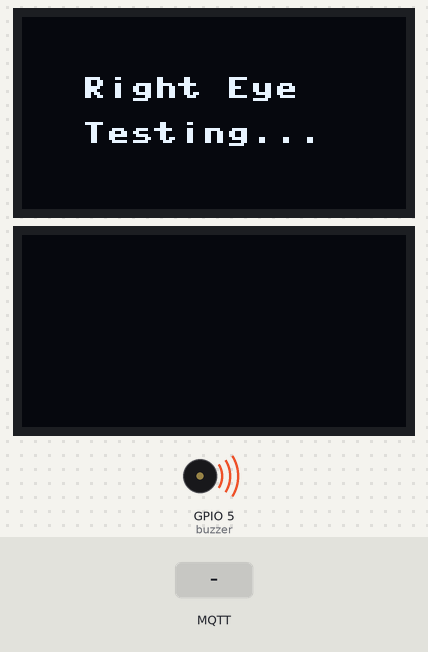
The program below on a simulated ESP32 board running MicroPython. On the bench: 2 × 128×64 one-colour display, buzzer (waves = sounding). Inputs (shaded band) come from the test bench. WiFi joins after 1.5 s; no MQTT or app messages arrive unless stated; threads take turns every 2 ms; library files of the repository ran but are not shown: ssd1306.py; what the program prints to the serial console is not drawn.

Above: at 1.9 s.
At 7.0 s:
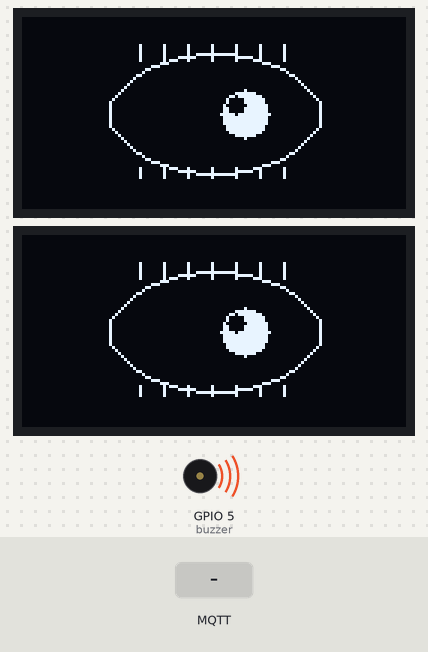
7.1 s: MQTT message "mover" arrives on the first subscribed topic
At 7.65 s:
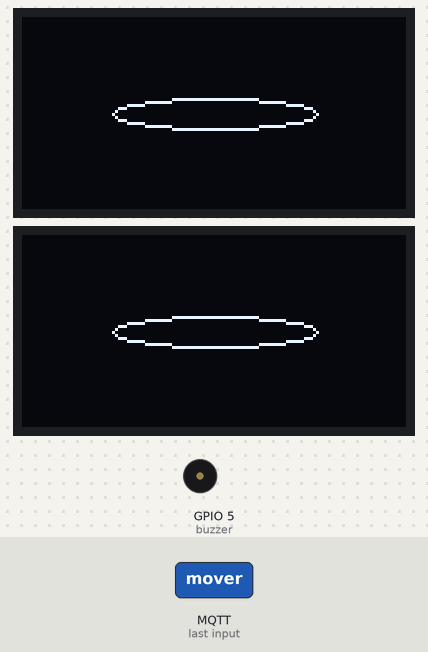
10.0 s: MQTT message "reset" arrives on the first subscribed topic
11.7 s: MQTT message "siguiente" arrives on the first subscribed topic
Timing chart, 0 to 19.7 s (numbered marks = the images above; inputs shaded):
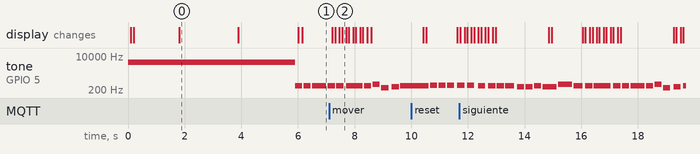

The program:

main.py
```python
import network
from umqtt.simple import MQTTClient
from machine import Pin, PWM, SoftI2C
from ssd1306 import SSD1306_I2C
from time import sleep
from songs import play_current_song, next_song
from eye import draw_both_eyes, blink
import _thread

# Propiedades para conectar a un cliente MQTT
MQTT_BROKER = "broker.emqx.io"
MQTT_USER = ""
MQTT_PASSWORD = ""
MQTT_CLIENT_ID = ""  # Cambia esto a un ID único para tu cliente MQTT
MQTT_TOPIC_MUSIC = "zarm/musica"  # Tópico para control de música
MQTT_TOPIC_SERVO = "zarm/servo"  # Tópico para control del servo
MQTT_PORT = 1883

# Inicializar I2C y OLED displays con SoftI2C para ambos displays
# Primer OLED display (ojo izquierdo)
i2c1 = SoftI2C(scl=Pin(22), sda=Pin(21), freq=100000)
oled1 = SSD1306_I2C(128, 64, i2c1)

# Segundo OLED display (ojo derecho)
i2c2 = SoftI2C(scl=Pin(19), sda=Pin(18), freq=100000)
oled2 = SSD1306_I2C(128, 64, i2c2)

# Configurar el servo en el pin 15
servo = PWM(Pin(15), freq=50)  # Frecuencia de 50Hz para servos

def mover_servo(angulo):
    """Convierte el ángulo a un valor de ciclo de trabajo (duty) adecuado para el servo"""
    if 0 <= angulo <= 180:
        # Mapeo del ángulo (0-180) al rango de duty (40-115)
        duty = int(40 + (angulo / 180) * 75)  # Mapea de 0-180 a 40-115
        servo.duty(duty)
        print(f"Servo movido a {angulo} grados.")
    else:
        print("Ángulo fuera de rango. Debe estar entre 0 y 180.")

def mover_servo_lento(angulo, velocidad=5):
    """Mueve el servo al ángulo deseado lentamente con la velocidad especificada."""
    if 0 <= angulo <= 180:
        # Obtener el ángulo actual del servo
        angulo_actual = servo.duty() - 40
        angulo_actual = int((angulo_actual / 75) * 180)

        if angulo_actual < angulo:
            for a in range(angulo_actual, angulo + 1, velocidad):
                duty = int(40 + (a / 180) * 75)
                servo.duty(duty)
                sleep(0.02)  # Ajustar el tiempo de espera según la suavidad deseada
        else:
            for a in range(angulo_actual, angulo - 1, -velocidad):
                duty = int(40 + (a / 180) * 75)
                servo.duty(duty)
                sleep(0.02)  # Ajustar el tiempo de espera según la suavidad deseada

        print(f"Servo movido a {angulo} grados lentamente.")
    else:
        print("Ángulo fuera de rango. Debe estar entre 0 y 180.")

# Conectar a WiFi
def conectar_wifi():
    print("Conectando...", end="")
    sta_if = network.WLAN(network.STA_IF)
    sta_if.active(True)
    sta_if.connect('UTNG_GUEST', 'R3d1nv1t4d0s#UT')
    while not sta_if.isconnected():
        print(".", end="")
        sleep(0.3)
    print("WiFi Conectada!")

# Función que se llama cuando llega un mensaje
def llegada_mensaje(topic, msg):
    topic = topic.decode('utf-8')
    msg = msg.decode('utf-8')
    print("Mensaje recibido en el tópico %s: %s" % (topic, msg))


    try:
        if topic == MQTT_TOPIC_SERVO:
            # Mensaje para controlar el servo
            if msg.lower() == "mover":
                mover_servo_lento(175)  # Mover el servo a 90 grados
            elif msg.lower() == "reset":
                mover_servo(0)  # Mover el servo a 0 grados
        elif topic == MQTT_TOPIC_MUSIC:
            # Mensaje para cambiar la música
            if msg.lower() == "siguiente":
                # Cambiar a la siguiente canción
                next_song()
                print(f"Reproduciendo siguiente canción")
    except Exception as e:
        print("Error al procesar el mensaje: ", e)

# Función para suscribirse al broker y tópico MQTT
def subscribir():
    client = MQTTClient(MQTT_CLIENT_ID,
                        MQTT_BROKER, port=MQTT_PORT,
                        user=MQTT_USER,
                        password=MQTT_PASSWORD,
                        keepalive=0)
    client.set_callback(llegada_mensaje)
    client.connect()
    client.subscribe(MQTT_TOPIC_MUSIC)
    client.subscribe(MQTT_TOPIC_SERVO)
    print("Conectado a %s, en los tópicos %s y %s" %
          (MQTT_BROKER, MQTT_TOPIC_MUSIC, MQTT_TOPIC_SERVO))
    return client

# Testear los displays OLED
def test_displays():
    """Test both displays individually"""
    # Test first display
    oled1.fill(0)
    oled1.text("Right Eye", 20, 20)
    oled1.text("Testing...", 20, 35)
    oled1.show()

    sleep(2)

    # Test second display
    oled2.fill(0)
    oled2.text("Left Eye", 20, 20)
    oled2.text("Testing...", 20, 35)
    oled2.show()

    sleep(2)

# Animación de ojos
def animate_eyes():
    blink_counter = 0
    while True:
        # Look right together
        draw_both_eyes(oled1, oled2, 1, 0)
        sleep(1)

        # Blink in right position
        blink(oled1, oled2)
        sleep(0.5)

        # Back to center
        draw_both_eyes(oled1, oled2, 0, 0)
        sleep(1)

        # Random blink in center
        blink_counter += 1
        if blink_counter % 3 == 0:
            blink(oled1, oled2)
            sleep(0.5)

# Hilo para manejar la música
def music_thread():
    while True:
        play_current_song()
        sleep(1)

# Hilo para manejar la suscripción MQTT
def mqtt_thread():
    client = subscribir()
    while True:
        client.check_msg()  # Verificar mensajes MQTT
        sleep(1)

# Conectar a WiFi
conectar_wifi()

# Testear displays
test_displays()

# Iniciar hilos para animación de ojos, música y MQTT
_thread.start_new_thread(animate_eyes, ())
_thread.start_new_thread(music_thread, ())
_thread.start_new_thread(mqtt_thread, ())

# Ciclo principal (vacío, ya que los hilos están manejando las tareas)
while True:

    sleep(1)
```

songs.py
```python
# songs.py

from machine import Pin, PWM
from time import sleep_ms

# Notas musicales y sus frecuencias
C4 = 262
CS4 = 277
D4 = 294
DS4 = 311
E4 = 330
F4 = 349
FS4 = 370
G4 = 392
GS4 = 415
A4 = 440
AS4 = 466
B4 = 494
C5 = 523
D5 = 587
E5 = 659
F5 = 698
G5 = 784
REST = 0

# Configuración del buzzer
buzzer = PWM(Pin(5))

def play_tone(freq, duration):
    if freq == 0:  # REST
        buzzer.duty(0)
    else:
        buzzer.freq(freq)
        buzzer.duty(512)  # 50% duty cycle
    sleep_ms(duration)
    buzzer.duty(0)
    sleep_ms(50)  # Pequeña pausa entre notas

# Jingle Bells (versión completa)
JINGLE_BELLS = [
    # Intro
    (E4, 250), (E4, 250), (E4, 500),
    (E4, 250), (E4, 250), (E4, 500),
    (E4, 250), (G4, 250), (C4, 250), (D4, 250),
    (E4, 1000),
    # Segunda parte
    (F4, 250), (F4, 250), (F4, 250), (F4, 250),
    (F4, 250), (E4, 250), (E4, 250), (E4, 250),
    (E4, 250), (D4, 250), (D4, 250), (E4, 250),
    (D4, 500), (G4, 500),
    # Estribillo
    (E4, 250), (E4, 250), (E4, 500),
    (E4, 250), (E4, 250), (E4, 500),
    (E4, 250), (G4, 250), (C4, 250), (D4, 250),
    (E4, 1000),
    # Final
    (F4, 250), (F4, 250), (F4, 250), (F4, 250),
    (F4, 250), (E4, 250), (E4, 250), (E4, 250),
    (G4, 250), (G4, 250), (F4, 250), (D4, 250),
    (C4, 1000),
]

# Silent Night (versión completa)
SILENT_NIGHT = [
    # Primera estrofa
    (G4, 500), (A4, 250), (G4, 250),
    (E4, 1000),
    (G4, 500), (A4, 250), (G4, 250),
    (E4, 1000),
    (D5, 500), (D5, 500),
    (B4, 1000),
    (C5, 500), (C5, 500),
    (G4, 1000),
    # Segunda parte
    (A4, 500), (A4, 500),
    (C5, 500), (B4, 500),
    (G4, 500), (A4, 250), (G4, 250),
    (E4, 1000),
    (A4, 500), (A4, 500),
    (C5, 500), (B4, 500),
    (G4, 500), (A4, 250), (G4, 250),
    (E4, 1000),
]

# We Wish You a Merry Christmas (versión completa)
MERRY_CHRISTMAS = [
    # Primera parte
    (C4, 250), (F4, 250), (F4, 250), (G4, 250),
    (F4, 250), (E4, 250), (D4, 250), (C4, 250),
    (C4, 250), (G4, 250), (G4, 250), (A4, 250),
    (G4, 250), (F4, 250), (E4, 250), (D4, 250),
    # Estribillo
    (C4, 250), (C4, 250), (D4, 500),
    (G4, 500), (E4, 500),
    (F4, 250), (F4, 250), (F4, 250), (F4, 250),
    (E4, 250), (E4, 250), (E4, 250), (E4, 250),
    # Final
    (D4, 250), (D4, 250), (E4, 250), (D4, 250),
    (C4, 1000),
]

# Rudolph the Red-Nosed Reindeer (Nueva canción)
RUDOLPH = [
    # Primera parte
    (G4, 250), (A4, 250), (G4, 250), (E4, 250),
    (C5, 500), (A4, 500),
    (G4, 250), (A4, 250), (G4, 250), (E4, 250),
    (D5, 1000),
    # Segunda parte
    (G4, 250), (G4, 250), (A4, 250), (G4, 250),
    (C5, 500), (B4, 500),
    (F4, 250), (G4, 250), (F4, 250), (D4, 250),
    (E4, 1000),
    # Estribillo
    (C5, 500), (C5, 500),
    (C5, 250), (B4, 250), (A4, 250), (G4, 250),
    (A4, 500), (B4, 500),
    (C5, 500), (A4, 500),
    # Final
    (G4, 250), (A4, 250), (G4, 250), (E4, 250),
    (C5, 500), (A4, 500),
    (G4, 250), (F4, 250), (E4, 250), (D4, 250),
    (C4, 1000),
]

SONGS = [JINGLE_BELLS, SILENT_NIGHT, MERRY_CHRISTMAS, RUDOLPH]
current_song = 0

def play_current_song():
    song = SONGS[current_song]
    for note, duration in song:
        play_tone(note, duration)

def next_song():
    global current_song
    current_song = (current_song + 1) % len(SONGS)
    return current_song
```

eye.py
```python
"""Eye drawing and animation functions"""
from time import sleep
from graphics import draw_line, draw_ellipse, fill_circle

def draw_eyelashes(oled, x, y, width):
    """Draw eyelashes around the eye"""
    # Upper eyelashes
    for i in range(-width+10, width-10, 8):
        draw_line(oled, x + i, y - 18, x + i, y - 23, 1)

    # Lower eyelashes
    for i in range(-width+10, width-10, 8):
        draw_line(oled, x + i, y + 18, x + i, y + 21, 1)

def draw_eye(oled, x, y, direction=0, blink_state=0, is_right_eye=False):
    """Draw an enhanced eye with eyelids, eyelashes and pupil"""
    oled.fill(0)  # Clear display (black background)

    if blink_state == 0:  # Eye fully open
        # Draw outer eye shape (larger ellipse)
        draw_ellipse(oled, x, y, 35, 20, 1)  # 1 = white

        # Draw eyelashes
        draw_eyelashes(oled, x, y, 35)

        # Calculate pupil position based on direction (same direction for both eyes)
        pupil_offset = direction * 10

        # Draw pupil (larger filled circle)
        fill_circle(oled, x + pupil_offset, y, 8, 1)  # White pupil

        # Add highlight (small black dot in pupil)
        fill_circle(oled, x + pupil_offset - 3, y - 3, 3, 0)  # 0 = black

    elif blink_state == 1:  # Eye partially closed
        draw_ellipse(oled, x, y, 35, 10, 1)

    elif blink_state == 2:  # Eye almost closed
        draw_ellipse(oled, x, y, 35, 5, 1)

    elif blink_state == 3:  # Eye closed
        # Draw a simple line for closed eye
        draw_line(oled, x - 35, y, x + 35, y, 1)

    oled.show()

def draw_both_eyes(oled1, oled2, direction=0, blink_state=0):
    """Draw both eyes simultaneously"""
    draw_eye(oled1, 64, 32, direction, blink_state, False)  # Left eye
    draw_eye(oled2, 64, 32, direction, blink_state, True)   # Right eye

def blink(oled1, oled2):
    """Perform one blink animation for both eyes"""
    # Normal to closed
    for state in [1, 2, 3]:
        draw_both_eyes(oled1, oled2, 0, state)
        sleep(0.05)
    # Closed to normal
    for state in [2, 1, 0]:
        draw_both_eyes(oled1, oled2, 0, state)
        sleep(0.05)
```

graphics.py
```python
"""Basic graphics primitives for OLED display"""
def draw_line(oled, x0, y0, x1, y1, color):
    """Draw a line using Bresenham's algorithm"""
    dx = abs(x1 - x0)
    dy = abs(y1 - y0)
    x, y = x0, y0
    sx = -1 if x0 > x1 else 1
    sy = -1 if y0 > y1 else 1

    if dx > dy:
        err = dx / 2.0
        while x != x1:
            oled.pixel(x, y, color)
            err -= dy
            if err < 0:
                y += sy
                err += dx
            x += sx
    else:
        err = dy / 2.0
        while y != y1:
            oled.pixel(x, y, color)
            err -= dx
            if err < 0:
                x += sx
                err += dy
            y += sy
    oled.pixel(x, y, color)

def draw_ellipse(oled, x0, y0, a, b, color):
    """Draw an ellipse using the midpoint algorithm"""
    x = 0
    y = b

    # Region 1
    d1 = (b * b) - (a * a * b) + (0.25 * a * a)
    dx = 2 * b * b * x
    dy = 2 * a * a * y

    while dx < dy:
        oled.pixel(x0 + x, y0 + y, color)
        oled.pixel(x0 - x, y0 + y, color)
        oled.pixel(x0 + x, y0 - y, color)
        oled.pixel(x0 - x, y0 - y, color)

        x += 1
        dx = 2 * b * b * x
        d1 = d1 + dx + (b * b)

        if d1 >= 0:
            y -= 1
            dy = 2 * a * a * y
            d1 = d1 - dy

    # Region 2
    d2 = ((b * b) * ((x + 0.5) * (x + 0.5))) + \
         ((a * a) * ((y - 1) * (y - 1))) - \
         (a * a * b * b)

    while y >= 0:
        oled.pixel(x0 + x, y0 + y, color)
        oled.pixel(x0 - x, y0 + y, color)
        oled.pixel(x0 + x, y0 - y, color)
        oled.pixel(x0 - x, y0 - y, color)

        y -= 1
        dy = 2 * a * a * y
        d2 = d2 - dy + (a * a)

        if d2 <= 0:
            x += 1
            dx = 2 * b * b * x
            d2 = d2 + dx

def fill_circle(oled, x0, y0, radius, color):
    """Draw a filled circle"""
    for y in range(-radius, radius + 1):
        for x in range(-radius, radius + 1):
            if x * x + y * y <= radius * radius:
                oled.pixel(x0 + x, y0 + y, color)
```

Measured:
- by itself, tone on GPIO 5 (buzzer): plays 349 Hz for 0.25 s, 330 Hz for 0.25 s, 330 Hz for 0.26 s, 330 Hz for 0.25 s, 330 Hz for 0.31 s, 294 Hz for 0.25 s … (21 notes in this stretch)
- what the display in image 0 shows lasts 2.1 s, from 1.8 s to 3.9 s
